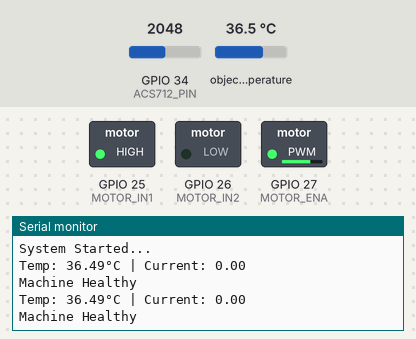
Bench run of a sketch on a simulated ESP32. Parts: switched loads named in the sketch (green lamp = pin HIGH), the last lines printed to the serial monitor. The test bench sets the inputs (shaded band); at power-on: GPIO 34 (ACS712_PIN) = 2048, object temperature 36.5 °C.

Above: at 1.8 s.
1.9 s: GPIO 34 (ACS712_PIN) set to 2710
At 2.8 s:
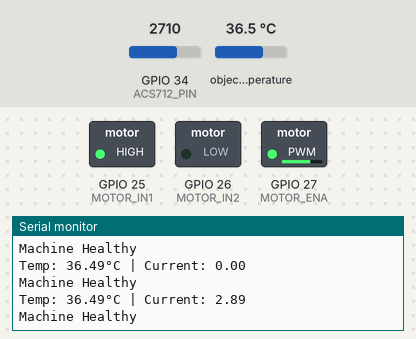
3.4 s: GPIO 34 (ACS712_PIN) set to 2771
At 4.6 s:
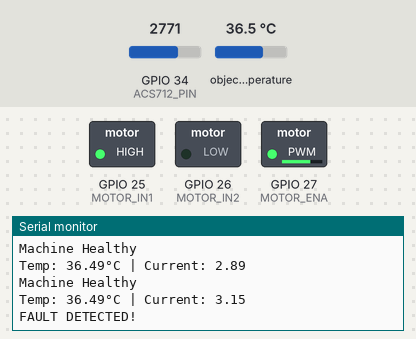
Timing chart, 0 to 6.4 s (numbered marks = the images above; inputs shaded):
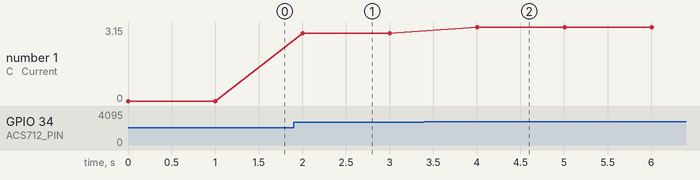

The sketch:

phase2_code.ino
```cpp
#include <Wire.h>
#include <Adafruit_MLX90614.h>

Adafruit_MLX90614 mlx = Adafruit_MLX90614();

#define ACS712_PIN 34
#define MOTOR_IN1  25
#define MOTOR_IN2  26
#define MOTOR_ENA  27

#define TEMP_THRESHOLD    45.0
#define CURRENT_THRESHOLD  3.0

void setup() {
  Serial.begin(115200);
  Wire.begin(21, 22);
  mlx.begin();

  pinMode(MOTOR_IN1, OUTPUT);
  pinMode(MOTOR_IN2, OUTPUT);

  // New ESP32 v3.x LEDC API
  ledcAttach(MOTOR_ENA, 5000, 8);
  ledcWrite(MOTOR_ENA, 180);

  digitalWrite(MOTOR_IN1, HIGH);
  digitalWrite(MOTOR_IN2, LOW);

  Serial.println("System Started...");
}

void loop() {
  float temperature = mlx.readObjectTempC();

  int rawCurrent = analogRead(ACS712_PIN);
  float voltage = (rawCurrent / 4095.0) * 3.3;
  float current = abs((voltage - 1.65) / 0.185);

  Serial.print("Temp: ");
  Serial.print(temperature);
  Serial.print("°C | Current: ");
  Serial.println(current);

  if (temperature > TEMP_THRESHOLD || current > CURRENT_THRESHOLD) {
    Serial.println("FAULT DETECTED!");
  } else {
    Serial.println("Machine Healthy");
  }

  delay(1000);
}
```

Measured:
- the behaviour switches between 2736 and 2737 on GPIO 34 (ACS712_PIN) (found by bisection; images 1 and 2)
- after the input at 1.9 s, the serial monitor: prints a new line after 0.10 s (image 1)
- after the input at 3.4 s, the serial monitor: prints a new line after 0.61 s (image 2)
- plotted number 1: 0 → 2.89 after the input at 1.9 s, 2.89 → 3.15 after the input at 3.4 s
